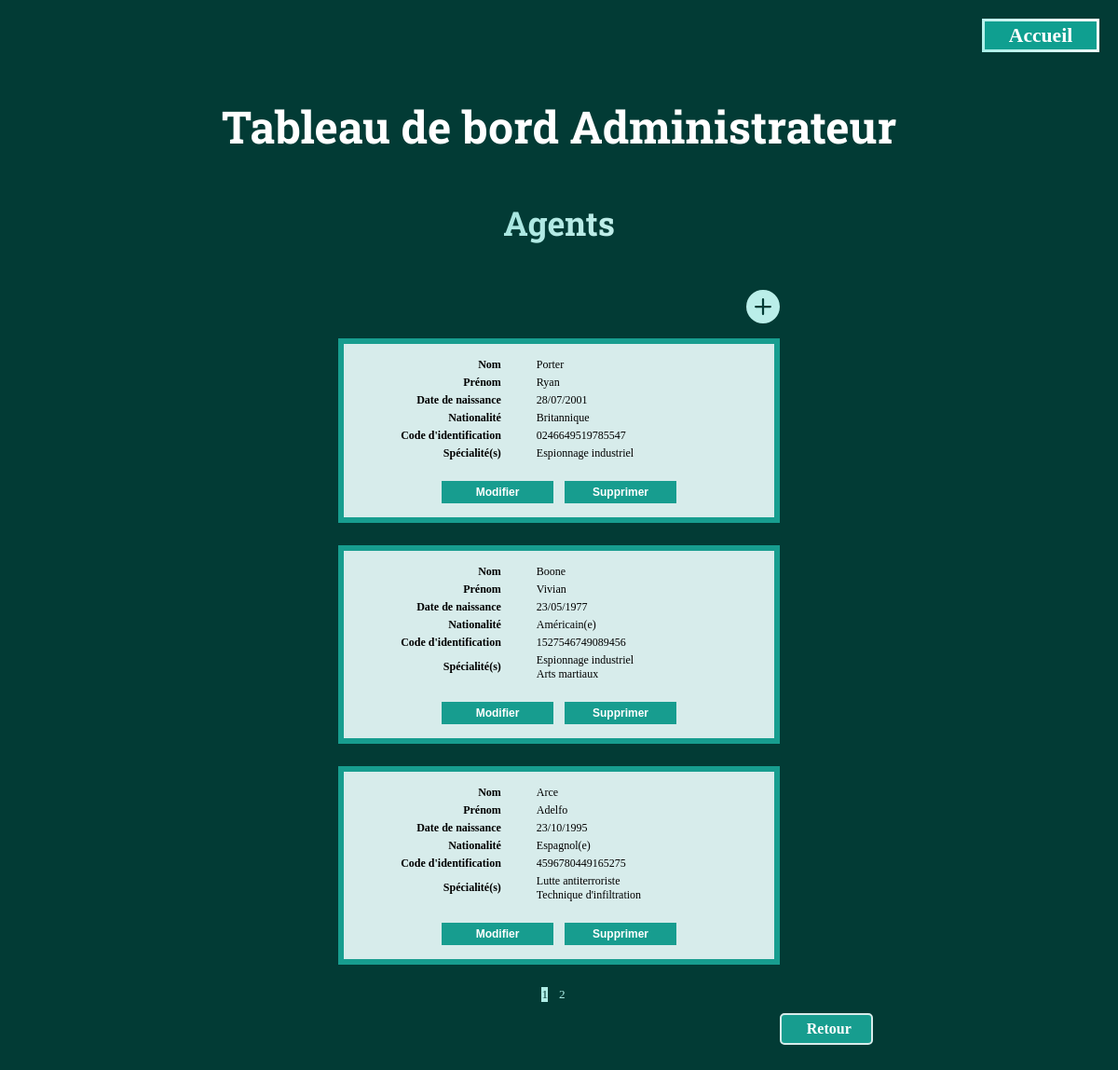
The app's page /app/views/edit-table/editAgentTable.php (signed in) with its own data.
### tables this page shows
CREATE TABLE Persons 
(
    id CHAR(36) PRIMARY KEY NOT NULL,
    lastName VARCHAR(100) NOT NULL,
    firstName VARCHAR(100) NOT NULL,
    birthDate DATE NOT NULL,
    countrynationality_id INT NOT NULL,
    FOREIGN KEY (countrynationality_id) REFERENCES CountriesNationalities(id) ON DELETE CASCADE
);

CREATE TABLE CountriesNationalities 
(
    id INT PRIMARY KEY NOT NULL AUTO_INCREMENT,
    country VARCHAR(50),
    nationality VARCHAR(60)
);

CREATE TABLE Agents 
(
    id CHAR(36) PRIMARY KEY NOT NULL,
    identification_code VARCHAR(20) NOT NULL UNIQUE,
    FOREIGN KEY (id) REFERENCES Persons(id) ON DELETE CASCADE
);

CREATE TABLE Specialities
(
    id INT PRIMARY KEY NOT NULL AUTO_INCREMENT,
    speciality VARCHAR(150) NOT NULL
);

### app/classes/Agent.php (called while the page is built, shortened)
<?php
require_once 'Person.php';
require_once 'CountryNationality.php';
require_once 'AgentSpeciality.php';
class Agent extends Person
{
    protected string $identificationCode;
    public function __construct($pdo, string $id = '', string $lastName = '', string $firstName = '', string $birthDate = '', ?CountryNationality $nationality = null, string $identificationCode = '')
    {
        $this->identificationCode = $identificationCode;
    }
    public static function getAllAgentsPagination(int $page, int $perPage): array
    {
        $offset = ($page - 1) * $perPage;
        $query = "SELECT * FROM Agents LIMIT :perPage OFFSET :offset";
        $stmt = self::$pdo->prepare($query);
        $stmt->bindValue(':perPage', $perPage, \PDO::PARAM_INT);
        $stmt->bindValue(':offset', $offset, \PDO::PARAM_INT);
        $stmt->execute();
        $agentsData = $stmt->fetchAll(\PDO::FETCH_ASSOC);
        $agents= [];
        foreach ($agentsData as $agentData) {
            $id = $agentData['id'];
            $identificationCode = $agentData['identification_code'];
            $person = Person::getPersonById($id);
            if ($person) {
                $agents[] = new Agent(
                    self::$pdo,
                    $person->getId(),
                    $person->getLastName(),
                    $person->getFirstName(),
                    $person->getBirthDate(),
                    $person->getNationality(),
                    $identificationCode
                );
            }
        }
        return $agents;
    }
    public static function countAgents(): int
    {
        $query = "SELECT COUNT(*) AS total FROM Agents";
        $stmt = self::$pdo->prepare($query);
        $stmt->execute();
        $result = $stmt->fetch(\PDO::FETCH_ASSOC);
        return (int) $result['total'];
    }
    public function getIdentificationCode(): string
    {
        return $this->identificationCode;
    }
}

### app/classes/Person.php (called while the page is built, shortened)
<?php
include_once "CountryNationality.php";
class Person
{
    protected string $id;
    protected string $lastName;
    protected string $firstName;
    protected string $birthDate;
    protected ?CountryNationality $nationality;
    protected static \PDO $pdo;
    public function __construct($pdo, string $id = '', string $lastName = '', string $firstName = '', string $birthDate = '', ?CountryNationality $nationality = null)
    {
        self::$pdo = $pdo;
        $this->id = $id;
        $this->lastName = $lastName;
        $this->firstName = $firstName;
        $this->birthDate = $birthDate;
        $this->nationality = $nationality;
    }
    public static function getPersonById(string $id): ?Person
    {
        $query = "SELECT * FROM Persons WHERE id = :id";
        $stmt = self::$pdo->prepare($query);
        $stmt->bindValue(":id", $id);
        $stmt->execute();
        $personData = $stmt->fetch(\PDO::FETCH_ASSOC);
        $lastName = $personData['lastName'];
        $firstName = $personData['firstName'];
        $birthDate = $personData['birthDate'];
        $nationalityId = $personData['countrynationality_id'];
        $countryNationalityObj = new CountryNationality(self::$pdo);
        $nationality = $countryNationalityObj::getCountryNationalityById($nationalityId);
        if ($personData) {
            $person = new Person(self::$pdo, $id, $lastName, $firstName, $birthDate, $nationality);
            $person->setNationality($nationality);
            return $person;
        }
        return null;
    }
    public function getId(): string
    {
        return $this->id;
    }
    public function getLastName(): string
    {
        return $this->lastName;
    }
    public function getFirstName(): string
    {
        return $this->firstName;
    }
    public function getBirthDate(): string
    {
        return $this->birthDate;
    }
    public function getNationality(): ?CountryNationality
    {
        return $this->nationality;
    }
    public function setNationality(CountryNationality $nationality): void
    {
        $this->nationality = $nationality;
    }
}

### app/classes/CountryNationality.php (called while the page is built, shortened)
<?php
class CountryNationality
{
    private string $nationality;
    private static \PDO $pdo;
    public function __construct($pdo, int $id = null, string $country = '', string $nationality = '')
    {
        self::$pdo = $pdo;
        $this->nationality = $nationality;
    }
    public static function getCountryNationalityById(int $id)
    {
        $query = "SELECT * FROM CountriesNationalities WHERE id = :id";
        $stmt = self::$pdo->prepare($query);
        $stmt->execute(['id' => $id]);
        $data = $stmt->fetch(\PDO::FETCH_ASSOC);
        $id = $data['id'];
        $country = $data['country'];
        $nationality = $data['nationality'];
        if ($data) {
            $countriesNationality = new CountryNationality(self::$pdo, $id, $country, $nationality);
            return $countriesNationality;
        }
        return null;
    }
    public function getNationality(): string
    {
        return $this->nationality;
    }
}

### app/classes/AgentSpeciality.php (called while the page is built, shortened)
<?php
class AgentSpeciality
{
    private static \PDO $pdo;
    public function __construct(\PDO $pdo, string $agentId = '', int $specialityId = null)
    {
        self::$pdo = $pdo;
    }
    public static function getSpecialitiesByAgentId(string $agentId): array
    {
        $query = "SELECT speciality_id FROM Agents_Specialities WHERE agent_id = :agentId";
        $stmt = self::$pdo->prepare($query);
        $stmt->bindValue(':agentId', $agentId);
        $stmt->execute();
        $rows = $stmt->fetchAll(\PDO::FETCH_ASSOC);
        $agentSpecialities = [];
        foreach ($rows as $row) {
            $specialityId = $row['speciality_id'];
            $agentSpeciality = new AgentSpeciality(self::$pdo, $agentId, $specialityId);
            $agentSpecialities[] = $agentSpeciality;
        }
        return $agentSpecialities;
    }
}

### app/views/edit-table/editAgentTable.php (the view, shortened to what this page needs)
<?php
include_once "../../../config/database.php";
include_once "../../classes/Agent.php";
include_once "../../classes/AgentSpeciality.php";
include_once "../../classes/CountryNationality.php";
$agentSpecialityObj = new AgentSpeciality($pdo);
$specialityObj = new Speciality($pdo);
$agentObj = new Agent($pdo);
$page = isset($_GET['page']) ? $_GET['page'] : 1;
$perPage = 3;
$totalItems = $agentObj::countAgents();
$totalPages = ceil($totalItems / $perPage);
$agents = $agentObj::getAllAgentsPagination($page, $perPage);
?>
<!DOCTYPE html>
<html lang="fr">
<head>
    <link rel="stylesheet" href="../../../public/css/dashboard.css">
</head>
<body>
    <header id="dashboardHeader">
        <div id="homeBtn">
            <a href="../home.php" id="homeBtnLink">Accueil</a>
        </div>
    </header>
    <h1>Tableau de bord Administrateur</h1>
    <h2>Agents</h2>
    <?php if (isset($_SESSION['admin']) && $_SESSION['admin'] === true) : ?>
        <div class="plusItem">
            <a href="../dashboardCreate.php" class="plusLink">
                <svg xmlns="http://www.w3.org/2000/svg" width="3vw" height="3vw" fill="rgb(186, 238, 233)" class="bi bi-plus-circle-fill" viewBox="0 0 16 16">
                    <path d="M16 8A8 8 0 1 1 0 8a8 8 0 0 1 16 0zM8.5 4.5a.5.5 0 0 0-1 0v3h-3a.5.5 0 0 0 0 1h3v3a.5.5 0 0 0 1 0v-3h3a.5.5 0 0 0 0-1h-3v-3z"/>
                </svg>
            </a>
        </div>
        <?php foreach($agents as $agent) { ?>
        <form method="POST" action="../../controllers/updateControllers/updateAgentController.php" class="editForm">
            <table class="editTable editTables">
                <tr>
                    <th scope="row" class="thTable">Nom</th>
                    <td class="tdTable">
                        <span id="agentLastName" class="tdContent"><?php echo $agent->getLastName(); ?></span>
                    </td>
                </tr>
                <tr>
                    <th scope="row" class="thTable">Prénom</th>
                    <td class="tdTable">
                        <span id="agentFirstName"><?php echo $agent->getFirstName(); ?></span>
                    </td>
                </tr>
                <tr>
                    <th scope="row" class="thTable">Date de naissance</th>
                    <td class="tdTable">
                        <span id="agentBirthDate">
                            <?php
                            $birthDate = $agent->getBirthDate();
                            $birthDateObj = DateTime::createFromFormat('Y-m-d', $birthDate);
                            $formattedBirthDate = $birthDateObj->format('d/m/Y');
                            echo $formattedBirthDate;
                            ?>
                        </span>
                    </td>
                </tr>
                <tr>
                    <th scope="row" class="thTable">Nationalité</th>
                    <td class="tdTable">
                        <span id="agentNationality"><?php echo $agent->getNationality()->getNationality(); ?></span>
                    </td>
                </tr>
                <tr>
                    <th scope="row" class="thTable">Code d'identification</th>
                    <td class="tdTable">
                        <span id="agentIdCode"><?php echo $agent->getIdentificationCode(); ?></span>
                    </td>
                </tr>
                <tr>
                    <th scope="row" class="thTable">Spécialité(s)</th>
                    <td class="tdTable">
                        <?php
                        $agentId = $agent->getId();
                        $agentSpecialities = $agentSpecialityObj::getSpecialitiesByAgentId($agentId);
                        foreach($agentSpecialities as $agentSpeciality) {
                            $specialityId = $agentSpeciality->getSpecialityId();
                            $speciality = $specialityObj::getSpecialityById($specialityId);
                            ?>
                            <span id="agentSpeciality"><?php echo $speciality->getSpeciality(); ?><br></span>
                            <?php
                        }
                            ?>
                    </td>
                </tr>
                <tr>
                    <td class="tbTable" colspan="2">
                        <div class="buttonsContainer">
                            <button type="button" class="button editButton" onClick="toggleEdit(this)">Modifier</button>
                            <button type="button" class="button deleteButton" data-url="../../controllers/deleteControllers/deleteAgentController.php">Supprimer</button>
                        </div>
                    </td>
                </tr>
            </table>
        </form>
    <?php } endif; ?>
    <div class="pagination">
        <?php
        $currentPage = isset($_GET['page']) ? $_GET['page'] : 1;
        for ($i = 1; $i <= $totalPages; $i++) {
            $activeClass = ($currentPage == $i) ? 'active' : '';
        ?>
            <a href="?page=<?php echo $i; ?>" class="paginationLink <?php echo $activeClass; ?>"><?php echo $i; ?></a>
        <?php } ?>
    </div>
    <div class="backButtonContainer">
        <a href="../../views/dashboardEdit.php" class="backButton">
            Retour
        </a>
    </div>
</body>
</html>

### public/css/dashboard.css (style rules this page uses)
body { background-color: rgb(2, 59, 53); }
#dashboardHeader { height: 5vw; margin: 0; padding: 0; width: 100%; display: flex; flex-direction: row; justify-content: end; align-items: center; }
#homeBtn { display: flex; align-items: center; justify-content: center; width: 10vw; height: 2.5vw; font-size: 1.8vw; background: rgb(15, 159, 144); border-style: solid; border-width: 0.3vw; border-image: linear-gradient(45deg, rgb(170, 239, 232), white) 1; margin-right: 1vw; }
#homeBtnLink { color: white; font-weight: bold; text-decoration: none; }
h1, h2 { display: flex; justify-content: center; margin-bottom: 4vw; margin-top: 3%; font-family: 'Roboto Slab', serif; color: white; }
h1 { font-size: 4vw; }
h2 { font-size: 3vw; background: linear-gradient(120deg,rgb(54, 199, 185) 0%,white 80%); background-clip: border-box; -webkit-background-clip: text; -webkit-text-fill-color: transparent; }
.plusLink { margin-left: 67%; }
.newDatasForm, .editTable, .editMissionTable { border: 0.5vw solid rgb(23, 157, 143); background-color: rgb(215, 236, 235); padding: 1vw; margin: auto; margin-top: 1vw; margin-bottom: 2vw; font-size: 1vw; }
.editTables { width: 40%; }
.thTable, .thMissionTable { text-align: right; padding-right: 1.5vw; }
.thTable { width: 40%; }
.tdTable { padding-left: 1.5vw; }
.button { width: 10vw; height: 2vw; font-size: 1vw; background-color: rgb(23, 157, 143); color: white; border: 1px solid rgb(23, 157, 143); font-weight: bold; cursor: pointer; margin-top: 1.5vw; }
.buttonsContainer { display: flex; justify-content: center; }
.editButton { margin-right: 0.5vw; }
.deleteButton { margin-left: 0.5vw; }
.pagination { width: 100%; display:flex; justify-content: center; }
.paginationLink { margin-right: 1vw; text-decoration: none; font-size: 1.1vw; }
.paginationLink:link { color: rgb(175, 238, 231); }
.paginationLink.active { background: rgb(175, 238, 231); color: rgb(2, 59, 53); }
.backButtonContainer { cursor: pointer; margin-left: 70%; margin-bottom: 3vw; margin-top: 1vw; display: flex; align-items: center; justify-content: center; text-align: center; width: 8vw; height: 2.5vw; background-color: rgb(23, 157, 143); border: 0.2vw solid rgb(215, 236, 235); border-radius: 5px; }
.backButton { color: white; font-weight: bold; margin-left: 0.5vw; text-decoration: none; display: flex; align-items: center; justify-content: center; }

### records on screen
persons: lastName "Porter", firstName "Ryan", birthDate "28/07/2001", countrynationality.nationality "Britannique"
agents: identification_code "0246649519785547"
specialities: speciality "Espionnage industriel"
persons: lastName "Boone", firstName "Vivian", birthDate "23/05/1977", countrynationality.nationality "Américain(e)"
agents: identification_code "1527546749089456"
specialities: speciality "Arts martiaux"
persons: lastName "Arce", firstName "Adelfo", birthDate "23/10/1995", countrynationality.nationality "Espagnol(e)"
agents: identification_code "4596780449165275"
specialities: speciality "Lutte antiterroriste"
specialities: speciality "Technique d'infiltration"
